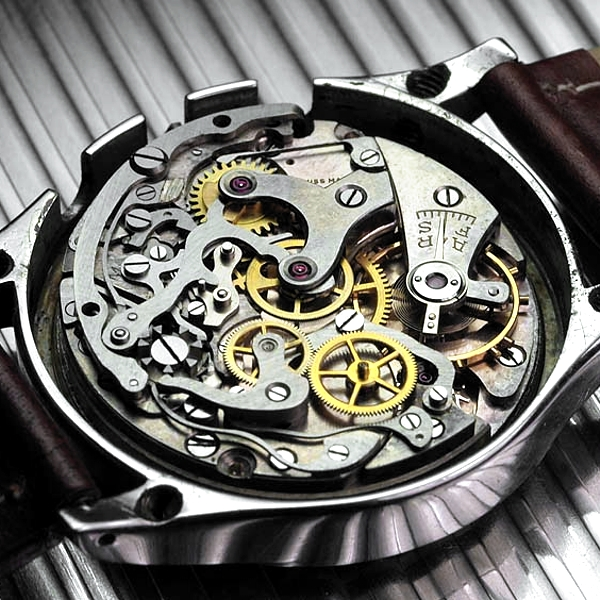
#> input picture CHAPTER06/exercise/images/image1.jpg, 600 x 600 px
$ python 8.py
#> lines starting #> are read from the running program, lines starting #| are printed output that depends on the picture
import numpy as np, cv2

image1 = cv2.imread("images/image1.jpg", cv2.IMREAD_GRAYSCALE)
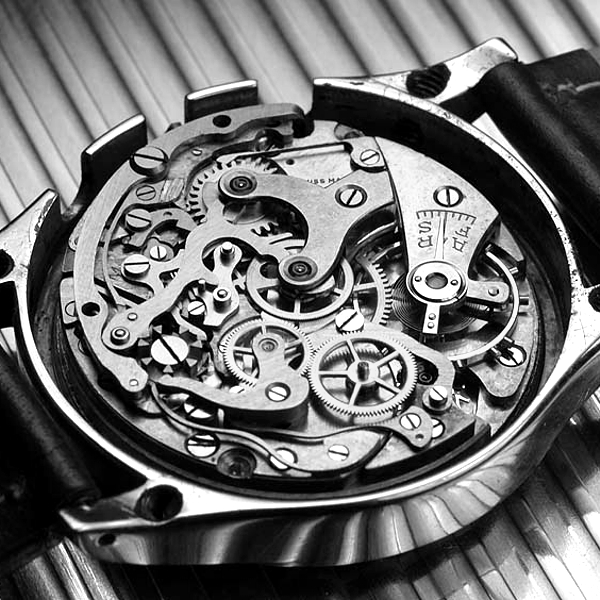
#> image1: shape (600, 600); min 0, max 255, mean 110.8
image2 = cv2.imread("images/image2.jpg", cv2.IMREAD_GRAYSCALE)
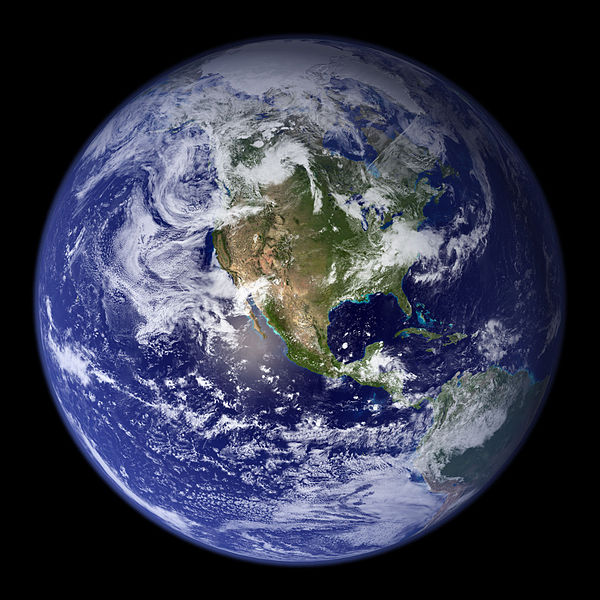
#> input picture CHAPTER06/exercise/images/image2.jpg, 600 x 600 px
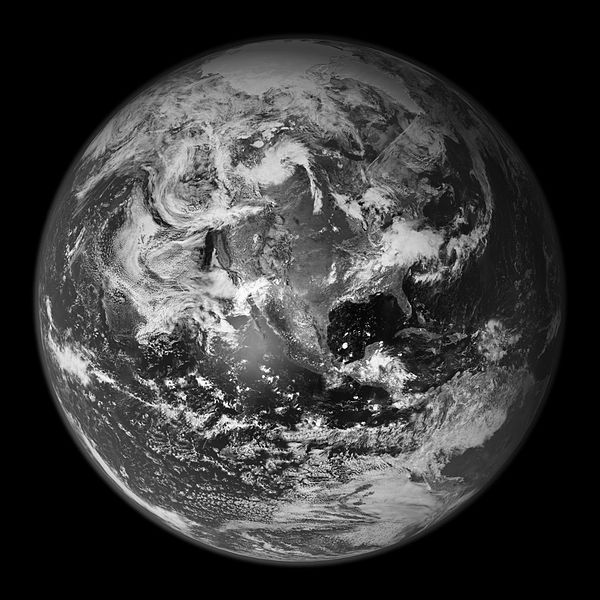
#> image2: shape (600, 600); min 0, max 255, mean 59

image3 = cv2.addWeighted(image1, 0.5, image2, 0.5, 0)
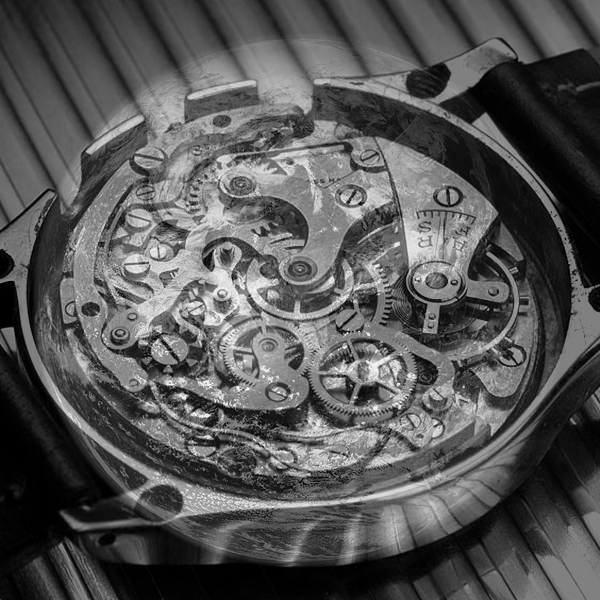
#> image3: shape (600, 600); min 0, max 255, mean 84.9

dst = np.zeros((image1.shape[0], image1.shape[1]*3), np.uint8)
dst[:, :image1.shape[1]] = image1
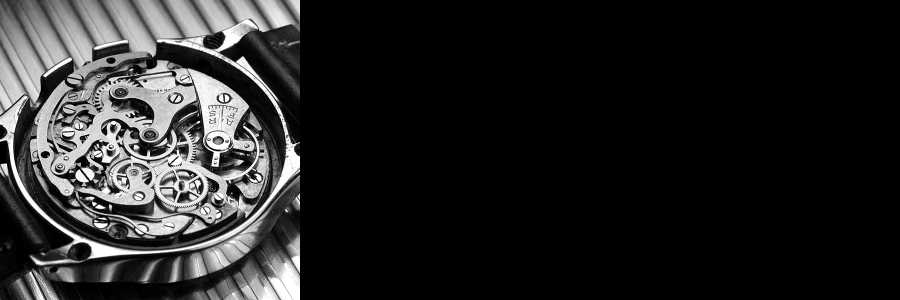
#> dst: shape (600, 1800) (shown at 1/2 size); min 0, max 255, mean 36.9
dst[:, image1.shape[1]:image3.shape[1]*2] = image3
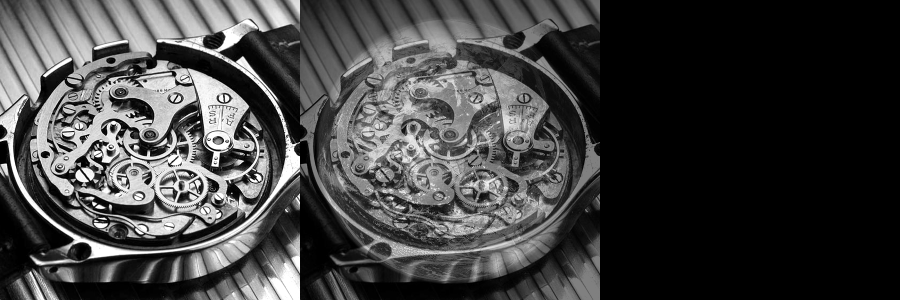
#> dst: shape (600, 1800) (shown at 1/2 size); min 0, max 255, mean 65.2
dst[:, image3.shape[1]*2:image2.shape[1]*3] = image2
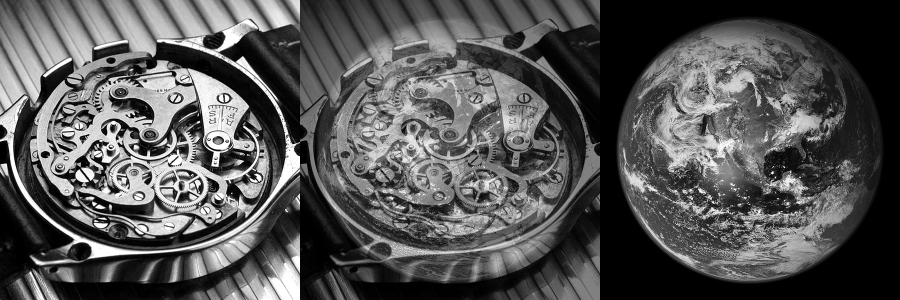
#> dst: shape (600, 1800) (shown at 1/2 size); min 0, max 255, mean 84.9

cv2.imshow("dst", dst)
cv2.waitKey(0)
